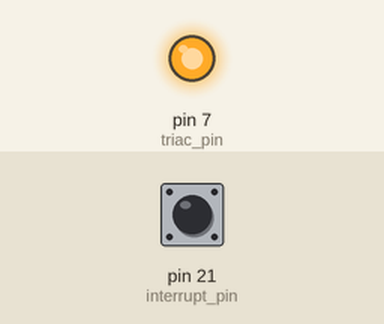
This program was run on a simulated Arduino Mega 2560, built with avr-gcc and run on an emulated ATmega2560. On the bench: output pins drawn as LEDs (lit = HIGH). Inputs (shaded band) come from the test bench; at power-on: pin 21 (interrupt_pin) LOW.

Above: at 1.2 s.
1.3 s: pin 21 (interrupt_pin) pulled HIGH for 0.15 s
Timing chart, 0 to 4.3 s (numbered marks = the images above; inputs shaded):
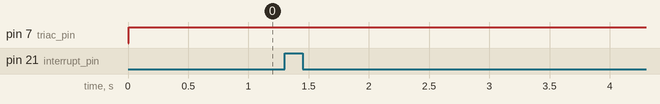

The program:

main.cpp
```cpp
#include <Arduino.h>
const int interrupt_pin = 21;
volatile bool timer_interrupt_enabled = false;
const int triac_pin = 7;

const double lookup_table[100][2] =
{
  {0, 1},
  {0.0314159, 0.999997},
  {0.0628318, 0.999974},
  {0.0942477, 0.999911},
  {0.125664, 0.99979},
  {0.157079, 0.999591},
  {0.188495, 0.999294},
  {0.219911, 0.998882},
  {0.251327, 0.998335},
  {0.282743, 0.997637},
  {0.314159, 0.996769},
  {0.345575, 0.995715},
  {0.376991, 0.994459},
  {0.408407, 0.992985},
  {0.439823, 0.991277},
  {0.471239, 0.989323},
  {0.502654, 0.987106},
  {0.53407, 0.984616},
  {0.565486, 0.981839},
  {0.596902, 0.978764},
  {0.628318, 0.97538},
  {0.659734, 0.971676},
  {0.69115, 0.967645},
  {0.722566, 0.963276},
  {0.753981, 0.958562},
  {0.785397, 0.953496},
  {0.816813, 0.948072},
  {0.848229, 0.942285},
  {0.879645, 0.936128},
  {0.911061, 0.929599},
  {0.942477, 0.922695},
  {0.973893, 0.915412},
  {1.00531, 0.907749},
  {1.03672, 0.899705},
  {1.06814, 0.89128},
  {1.09956, 0.882473},
  {1.13097, 0.873288},
  {1.16239, 0.863724},
  {1.1938, 0.853785},
  {1.22522, 0.843475},
  {1.25664, 0.832796},
  {1.28805, 0.821754},
  {1.31947, 0.810354},
  {1.35088, 0.798602},
  {1.3823, 0.786504},
  {1.41372, 0.774068},
  {1.44513, 0.761302},
  {1.47655, 0.748213},
  {1.50796, 0.734811},
  {1.53938, 0.721106},
  {1.5708, 0.707107},
  {1.60221, 0.692825},
  {1.63363, 0.678272},
  {1.66504, 0.663459},
  {1.69646, 0.648398},
  {1.72788, 0.633102},
  {1.75929, 0.617585},
  {1.79071, 0.60186},
  {1.82212, 0.585941},
  {1.85354, 0.569842},
  {1.88495, 0.55358},
  {1.91637, 0.537169},
  {1.94779, 0.520625},
  {1.9792, 0.503965},
  {2.01062, 0.487205},
  {2.04203, 0.470362},
  {2.07345, 0.453454},
  {2.10487, 0.436499},
  {2.13628, 0.419514},
  {2.1677, 0.402518},
  {2.19911, 0.385531},
  {2.23053, 0.368571},
  {2.26195, 0.351658},
  {2.29336, 0.334813},
  {2.32478, 0.318054},
  {2.35619, 0.301404},
  {2.38761, 0.284883},
  {2.41903, 0.268513},
  {2.45044, 0.252316},
  {2.48186, 0.236315},
  {2.51327, 0.220531},
  {2.54469, 0.20499},
  {2.57611, 0.189715},
  {2.60752, 0.17473},
  {2.63894, 0.160063},
  {2.67035, 0.14574},
  {2.70177, 0.131789},
  {2.73319, 0.118238},
  {2.7646, 0.10512},
  {2.79602, 0.0924663},
  {2.82743, 0.0803135},
  {2.85885, 0.0687001},
  {2.89026, 0.0576689},
  {2.92168, 0.0472683},
  {2.9531, 0.0375543},
  {2.98451, 0.0285933},
  {3.01593, 0.0204679},
  {3.04734, 0.0132851},
  {3.07876, 0.00719397},
  {3.11018, 0.00239449}

};


void zeroCross();

void setup() {
    Serial.begin(115200);
    pinMode(triac_pin, OUTPUT);
    attachInterrupt(digitalPinToInterrupt(interrupt_pin), zeroCross, RISING);

 // Set up timer 3 to generate an interrupt every 1 second
    TCCR5A = 0;
    TCCR5B = (1 << WGM52) | (1 << CS51);
    OCR5A = 15000;
    TIMSK5 = (1 << OCIE5A);
    sei();
    timer_interrupt_enabled = true;
}


void loop()
{


}

void zeroCross()
{
  TCNT5 = 0;
  digitalWrite(triac_pin, LOW);
}

ISR(TIMER5_COMPA_vect)
{
  if (timer_interrupt_enabled) {
    // Do something here when the interrupt is triggered
    digitalWrite(triac_pin, HIGH);
  }
}
```
